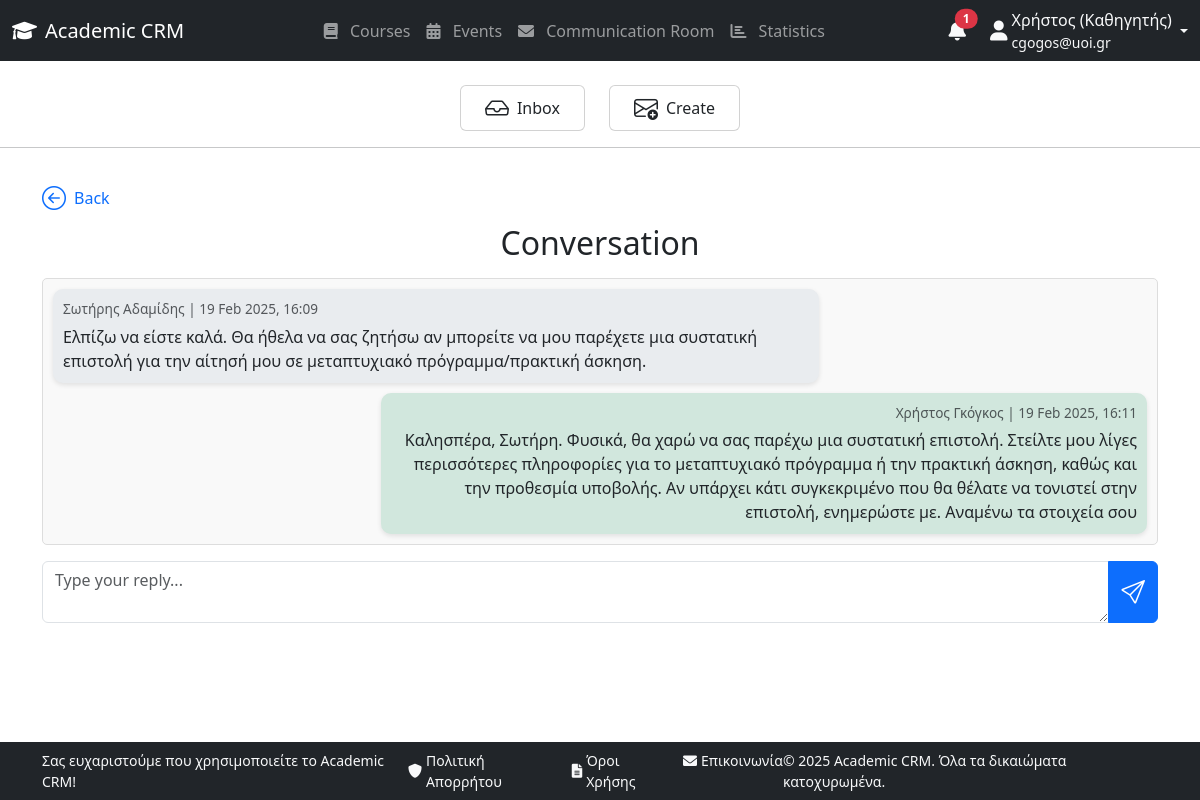
/communication/message/2/ (signed in), run on the app's committed database.
### accounts/models.py (models this page shows, shortened)
class User(AbstractUser):
    STUDENT = 'student'
    PROFESSOR = 'professor'
    ROLE_CHOICES = [
        (STUDENT, 'Student'),
        (PROFESSOR, 'Professor'),
    ]
    username = None
    email = models.EmailField(unique=True)
    role = models.CharField(max_length=10, choices=ROLE_CHOICES, default='professor')
    USERNAME_FIELD = 'email'
    REQUIRED_FIELDS = ['first_name', 'last_name']
    first_name = models.CharField(max_length=150, blank=False, null=False)
    last_name = models.CharField(max_length=150, blank=False, null=False)
    objects = UserManager()

### communications/models.py (models this page shows, shortened)
class Message(models.Model):
    sender = models.ForeignKey(User, on_delete=models.CASCADE, related_name='sent_messages')
    receiver = models.ForeignKey(User, on_delete=models.CASCADE, related_name='received_messages')
    content = models.TextField()
    timestamp = models.DateTimeField(default=now)
    is_read = models.BooleanField(default=False)
    reply_to = models.ForeignKey('self', null=True, blank=True, on_delete=models.CASCADE, related_name='replies')

### communications/views.py (the view)
# urls.py: path('message/<int:message_id>/', views.message_detail, name='message-details'),
@login_required
def message_detail(request, message_id):
    message = get_object_or_404(Message, id=message_id)
    if not (message.sender == request.user or message.receiver == request.user):
        return redirect('inbox')
    if message.receiver == request.user and not message.is_read:
        message.is_read = True
        message.save()
    root_message = message
    while root_message.reply_to:
        root_message = root_message.reply_to
    def get_conversation(message):
        history = [message]
        for reply in message.replies.order_by('timestamp'):
            history.extend(get_conversation(reply))
        return history
    conversation = get_conversation(root_message)
    return render(request, 'communications/message_detail.html', {
        'conversation': conversation,
        'current_message': message
    })

### academic_crm/context_processors.py (called while the page is built)
def unread_notifications(request):
    if request.user.is_authenticated:
        unread_count = Notification.objects.filter(user=request.user, is_read=False).count()
    else:
        unread_count = 0
    return {
        'unread_notifications_count': unread_count,
    }

### communications/templates/communications/message_detail.html (shortened to what this page needs)
{% extends 'base.html' %}
{% block content %}
{% include 'communications/navigation.html' %}
<div class="container">
    <a href="{% url 'inbox' %}" class="d-flex align-items-center mt-3 text-decoration-none">
        <i class="bi bi-arrow-left-circle me-2" style="font-size: 1.5rem;"></i>
        <span>Back</span>
    </a>
    <h2 class="text-center mt-2 mb-3">Conversation</h2>
    <div class="chat-container">
        {% for message in conversation %}
        <div class="chat-message {% if message.sender == request.user %}chat-sender{% else %}chat-receiver{% endif %}">
            <small class="text-muted">
                {{ message.sender.first_name }} {{ message.sender.last_name }} | {{ message.timestamp|date:"d M Y, H:i" }}
            </small>
            <p>{{ message.content }}</p>
        </div>
        {% endfor %}
    </div>
    <form method="POST" action="{% url 'reply-message' current_message.id %}" class="mt-3">
        <div class="input-group">
            <textarea class="form-control" name="content" rows="2" placeholder="Type your reply..." required></textarea>
            <button type="submit" class="btn btn-primary d-flex align-items-center justify-content-center">
                <i class="bi bi-send" style="font-size: 1.5rem;"></i>
            </button>
        </div>
    </form>
</div>
{% endblock %}

### templates/navbar.html (shortened to what this page needs)
<nav class="navbar navbar-expand-lg navbar-dark bg-dark">
    <div class="container-fluid">
        <a class="navbar-brand d-flex align-items-center" href="{% url 'home' %}">
            <i class="fas fa-graduation-cap me-2"></i>
            Academic CRM
        </a>
        <div class="collapse navbar-collapse justify-content-center" id="navbarSupportedContent">
            <ul class="navbar-nav mb-2 mb-lg-0 text-center">
                <li class="nav-item">
                    <a class="nav-link" href="{% url 'dashboard' %}">
                        <i class="fas fa-book me-2"></i> Courses
                    </a>
                </li>
                <li class="nav-item">
                    <a class="nav-link" href="{% url 'current-month-year-calendar' %}">
                        <i class="fas fa-calendar-alt me-2"></i> Events
                    </a>
                </li>
                <li class="nav-item">
                    <a class="nav-link" href="{% url 'inbox' %}">
                        <i class="fas fa-envelope me-2"></i> Communication Room
                    </a>
                </li>
                {% if role == 'professor' %}
                <li class="nav-item">
                    <a class="nav-link" href="{% url 'stats' %}">
                        <i class="fas fa-chart-bar me-2"></i> Statistics
                    </a>
                </li>
                {% endif %}
            </ul>
        </div>
        <div class="d-flex align-items-center">
            <div class="dropdown me-4">
                <a class="nav-link text-light position-relative" href="#" role="button" id="notificationDropdown" data-bs-toggle="dropdown" aria-expanded="false">
                    <i class="fas fa-bell fa-lg"></i>
                    {% if unread_notifications_count > 0 %}
                    <span class="position-absolute top-0 start-100 translate-middle badge rounded-pill bg-danger">
                        {{ unread_notifications_count }}
                    </span>
                    {% endif %}
                </a>
            </div>
            <div class="dropdown">
                <a class="nav-link text-light dropdown-toggle d-flex align-items-center gap-1" href="#" role="button" data-bs-toggle="dropdown" aria-expanded="false">
                    <i class="fas fa-user fa-lg"></i>
                    <div class="d-flex flex-column">
                        {% if request.user.role == 'student' %}
                            <span>{{ request.user.first_name }} (Φοιτητής)</span>
                        {% else %}
                            <span>{{ request.user.first_name }} (Καθηγητής)</span>
                        {% endif %}
                        <span class="text-light small">{{ request.user.email }}</span>
                    </div>
                </a>
            </div>
        </div>
    </div>
</nav>

### communications/templates/communications/message_detail.html (style rules this page uses)
.chat-container { max-height: 400px; overflow-y: auto; padding: 10px; border: 1px solid #ddd; border-radius: 5px; background-color: #f9f9f9; display: flex; flex-direction: column; gap: 10px; }
.chat-message { max-width: 70%; padding: 10px; border-radius: 10px; box-shadow: 0 2px 5px rgba(0, 0, 0, 0.1); word-wrap: break-word; }
.chat-sender { align-self: flex-end; background-color: #d1e7dd; text-align: right; }
.chat-receiver { align-self: flex-start; background-color: #e9ecef; text-align: left; }
.chat-message small { display: block; margin-bottom: 5px; font-size: 0.85rem; color: #6c757d; }
.chat-message p { margin: 0; }

### data on the page
User: user.first_name "Χρήστος", user.email "cgogos@uoi.gr"
Message: sender.first_name "Σωτήρης", sender.last_name "Αδαμίδης", timestamp "19 Feb 2025, 16:09", content "Ελπίζω να είστε καλά. Θα ήθελα να σας ζητήσω αν μπορείτε να μου παρέχετε μια συστατική επιστολή για την αίτησή μου σε μεταπτυχιακό πρόγραμμα/πρακτική άσκηση."
Message: sender.first_name "Χρήστος", sender.last_name "Γκόγκος", timestamp "19 Feb 2025, 16:11", content "Καλησπέρα, Σωτήρη. Φυσικά, θα χαρώ να σας παρέχω μια συστατική επιστολή. Στείλτε μου λίγες περισσότερες πληροφορίες για το μεταπτυχιακό πρόγραμμα ή την πρακτική άσκηση, καθώς και την προθεσμία υποβολής. Αν υπάρχει κάτι συγκεκριμένο που θα θέλατε να τονιστεί στην επιστολή, ενημερώστε με. Αναμένω τα στοιχεία σου"

### other printed values
{{ unread_notifications_count }} "1"
